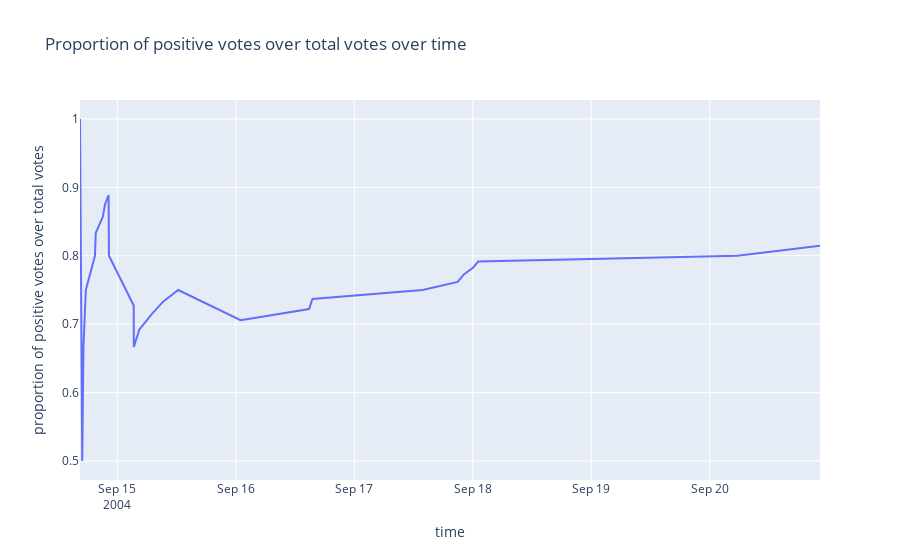

Write notebook code for a chart like this one.
### Code cell
#PLOT 1: graph for the first election
first_candidate_id = wikipedia['candidate_id'][0]
first_election = wikipedia[wikipedia['candidate_id']==first_candidate_id]

first_candidate_id = wikipedia['candidate_id'][0]
first_election = wikipedia[wikipedia['candidate_id']==first_candidate_id]

frac=[]
pos_counter=0
for i in range(len(first_election)):
    if (first_election['vote'][i]==1):
        pos_counter += 1 
    frac.append( pos_counter/(i+1))

fig=go.Figure()

fig.add_trace(go.Scatter(
    x= first_election['vote_time'],
    y= frac,
    mode="lines",
    name="proportion of positive votes over total votes until this time instant",
    hovertemplate =
    '<br><b>Date </b>: %{x}'+
    '<br><b>Fraction of positive votes </b>: %{y:.2f}'
))

fig.update_layout(
    title="Proportion of positive votes over total votes over time",
    xaxis_title="time",
    yaxis_title="proportion of positive votes over total votes")
fig.show()

### Figure 1 — Plotly figure (JSON) as saved in the notebook; plotly's stock layout.template omitted (floating-point values rounded to 4 significant figures)
{"data": [{"hovertemplate": "<br><b>Date </b>: %{x}<br><b>Fraction of positive votes </b>: %{y:.2f}", "mode": "lines", "name": "proportion of positive votes over total votes until this time instant", "type": "scatter", "x": ["2004-09-14T16:26:00", "2004-09-14T16:53:00", "2004-09-14T17:08:00", "2004-09-14T17:37:00", "2004-09-14T19:28:00", "2004-09-14T19:37:00", "2004-09-14T21:04:00", "2004-09-14T21:30:00", "2004-09-14T22:13:00", "2004-09-14T22:18:00", "2004-09-15T03:19:00", "2004-09-15T03:20:00", "2004-09-15T04:28:00", "2004-09-15T06:56:00", "2004-09-15T09:19:00", "2004-09-15T12:20:00", "2004-09-16T00:58:00", "2004-09-16T14:50:00", "2004-09-16T15:31:00", "2004-09-17T13:49:00", "2004-09-17T20:57:00", "2004-09-17T22:11:00", "2004-09-18T00:02:00", "2004-09-18T01:06:00", "2004-09-20T05:36:00", "2004-09-20T14:28:00", "2004-09-20T22:20:00"], "y": [1, 0.5, 0.6667, 0.75, 0.8, 0.8333, 0.8571, 0.875, 0.8889, 0.8, 0.7273, 0.6667, 0.6923, 0.7143, 0.7333, 0.75, 0.7059, 0.7222, 0.7368, 0.75, 0.7619, 0.7727, 0.7826, 0.7917, 0.8, 0.8077, 0.8148]}], "layout": {"autosize": true, "title": {"text": "Proportion of positive votes over total votes over time"}, "xaxis": {"autorange": true, "range": ["2004-09-14 16:26", "2004-09-20 22:20"], "title": {"text": "time"}, "type": "date"}, "yaxis": {"autorange": true, "range": [0.4722, 1.028], "title": {"text": "proportion of positive votes over total votes"}, "type": "linear"}}}
